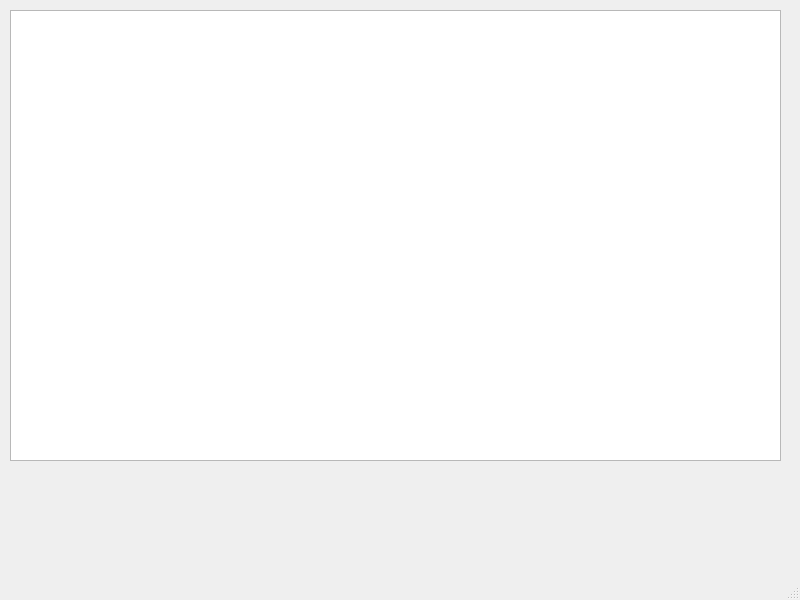
<?xml version="1.0" encoding="UTF-8"?>
<ui version="4.0">
 <class>MainWindow</class>
 <widget class="QMainWindow" name="MainWindow">
  <property name="geometry">
   <rect>
    <x>0</x>
    <y>0</y>
    <width>800</width>
    <height>600</height>
   </rect>
  </property>
  <property name="windowTitle">
   <string>MainWindow</string>
  </property>
  <widget class="QWidget" name="centralwidget">
   <widget class="QTableWidget" name="tableWidget">
    <property name="geometry">
     <rect>
      <x>10</x>
      <y>10</y>
      <width>771</width>
      <height>451</height>
     </rect>
    </property>
   </widget>
  </widget>
  <widget class="QMenuBar" name="menubar">
   <property name="geometry">
    <rect>
     <x>0</x>
     <y>0</y>
     <width>800</width>
     <height>26</height>
    </rect>
   </property>
  </widget>
  <widget class="QStatusBar" name="statusbar"/>
 </widget>
 <resources/>
 <connections/>
</ui>
